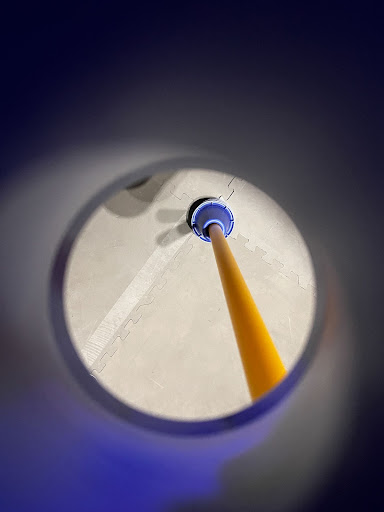
#> input picture TeamCode/src/main/java/org/firstinspires/ftc/teamcode/modules/cone-vision/blue.jpeg, 384 x 512 px
$ python hough.py --image blue.jpeg
#> lines starting #> are read from the running program, lines starting #| are printed output that depends on the picture; after the words box and inside, x2 and y2 are one past the last pixel; in counts of white or black regions, pixels touching at a corner belong together
import numpy as np
import cv2
import argparse

ap = argparse.ArgumentParser()
ap.add_argument("-i", "--image", required=True, help="Path to the image")
args = vars(ap.parse_args())

img = cv2.imread(args["image"])
#> img is the input picture: shape (512, 384, 3); mean B, G, R 99, 83.4, 89.1
cv2.imshow("Original", img)


copy = img.copy()

img = cv2.imread(args["image"], cv2.IMREAD_GRAYSCALE)
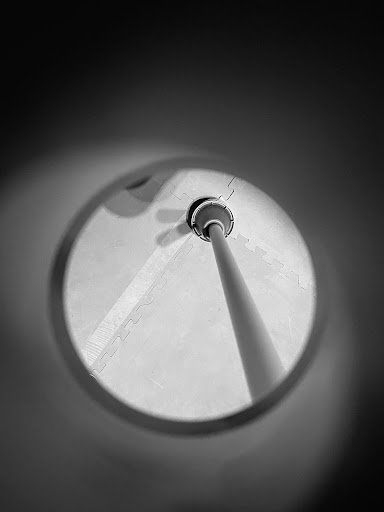
#> img: shape (512, 384); min 0, max 253, mean 86.8

cv2.imshow("Grayscale", img)

height, width = img.shape
#> height = 512; width = 384
mask = np.zeros((height,width), np.uint8)
circle_img = cv2.circle(mask,(width//2, height//2), width*7//18,(255,255,255),thickness=-1)
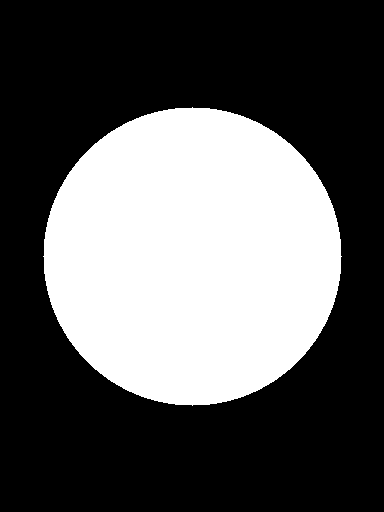
#> mask: shape (512, 384); 35.5% white; 1 white region, box (x1, y1, x2, y2) and area: (43, 107, 342, 406) 69729
img = cv2.bitwise_and(img, img, mask=circle_img)
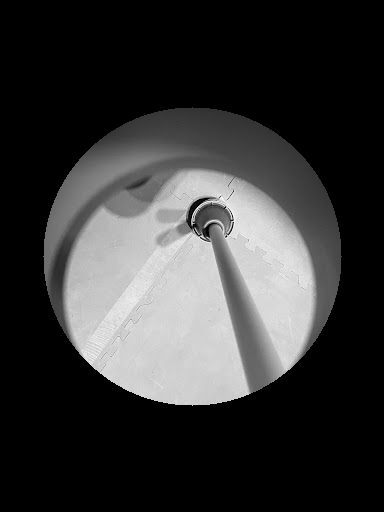
#> img: shape (512, 384); min 0, max 253, mean 54.8
cv2.imshow("Circle", img)


circles = cv2.HoughCircles(img, cv2.HOUGH_GRADIENT, 1, 20, param1=130, param2=30, minRadius=0, maxRadius=width//6)
#> circles = [[210.5, 217.5, 23]]
circles = np.uint16(np.around(circles))
#> circles = [[210, 218, 23]]

for i in circles[0,:]:
    cv2.circle(copy, (i[0],i[1]), i[2],(0,255,0), 2)
#> this loop made 1 pass
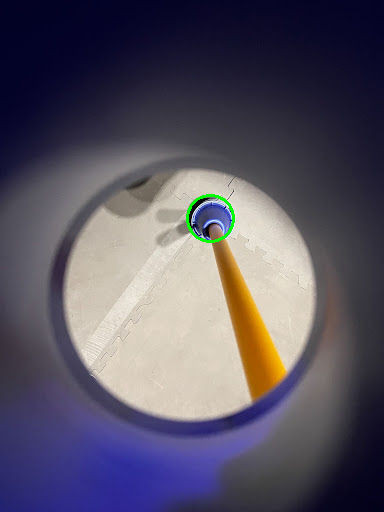
#> copy: shape (512, 384, 3); 0.22% of pixels changed, all inside (x1, y1, x2, y2) = (186, 194, 235, 243)

cv2.imshow("circles", copy)
cv2.waitKey(0)

$ run again, on TeamCode/src/main/java/org/firstinspires/ftc/teamcode/modules/cone-vision/red.jpeg
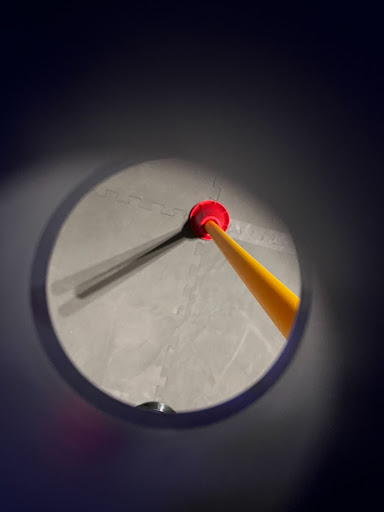
#> input picture TeamCode/src/main/java/org/firstinspires/ftc/teamcode/modules/cone-vision/red.jpeg, 384 x 512 px
#> img is the input picture: shape (512, 384, 3); mean B, G, R 66.3, 60.3, 65.6
#> mask: shape (512, 384); 35.5% white; 1 white region, box (x1, y1, x2, y2) and area: (43, 107, 342, 406) 69729
#> `img = cv2.bitwise_and(img, img, mask=circle_img)`:
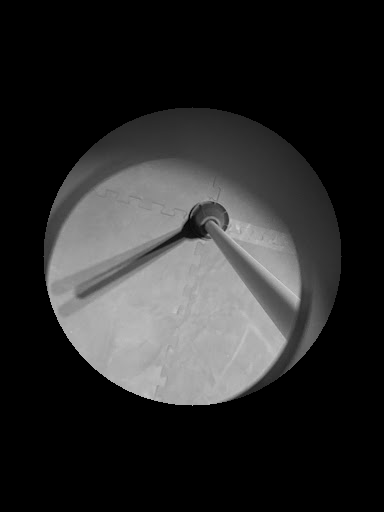
#> img: shape (512, 384); min 0, max 207, mean 42.9
#> `circles = cv2.HoughCircles(img, cv2.HOUGH_GRADIENT, 1, 20, param1=130,..`: circles = [[210.5, 225.5, 9.6]]
#> `circles = np.uint16(np.around(circles))`: circles = [[210, 226, 10]]
#> the loop `for i in circles[0,:]:` made 1 pass
#> after the loop `for i in circles[0,:]:`:
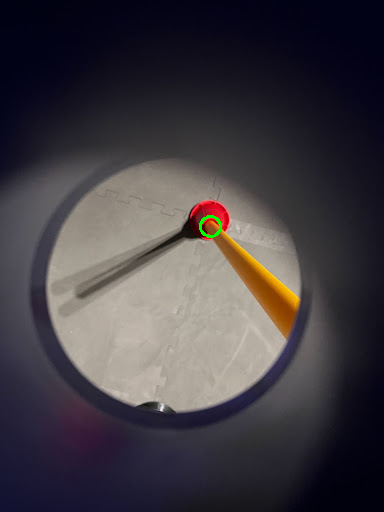
#> copy: shape (512, 384, 3); 0.1% of pixels changed, all inside (x1, y1, x2, y2) = (199, 215, 222, 238)
